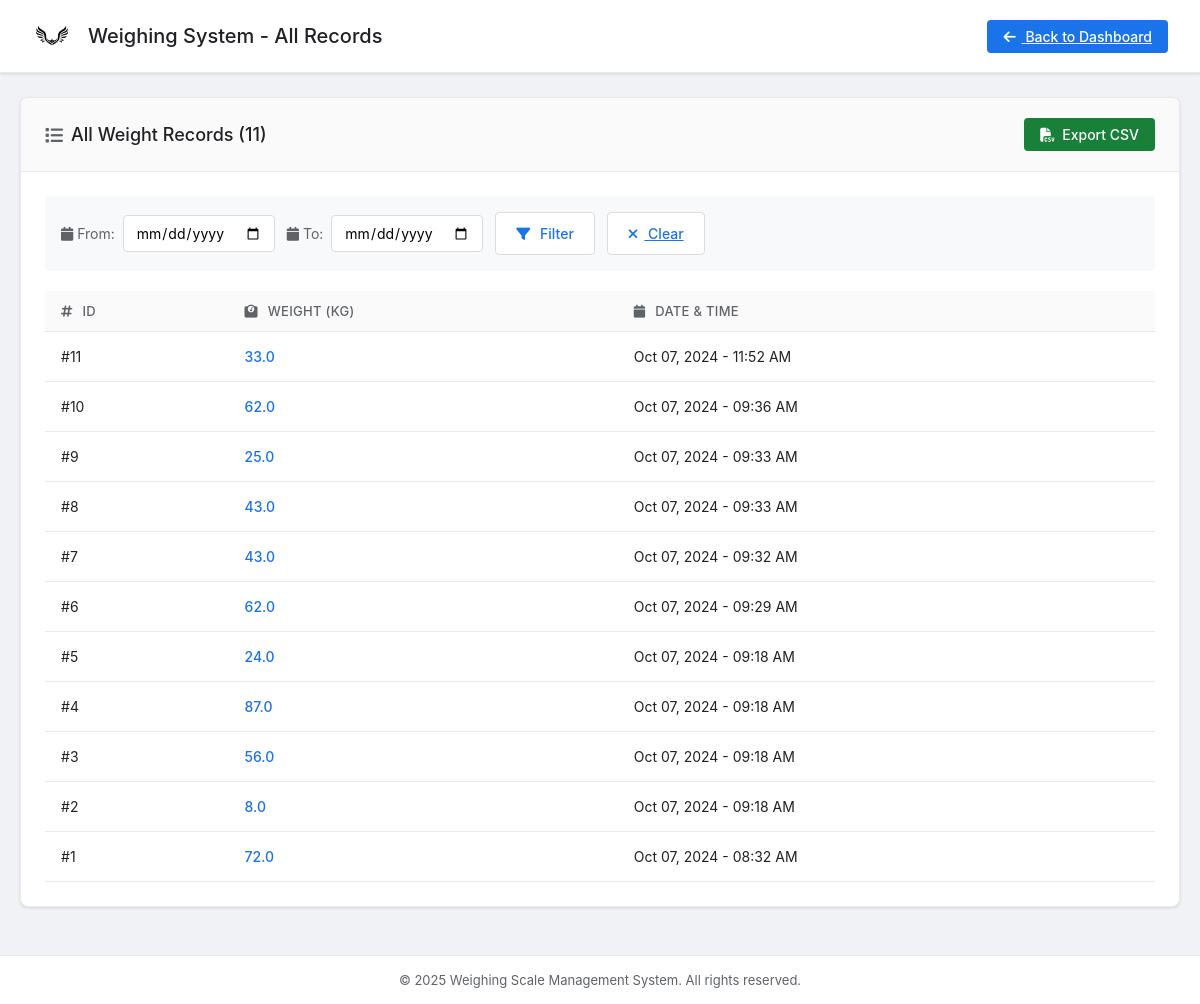
The page /all-records/ (signed in) on the database as committed earlier.
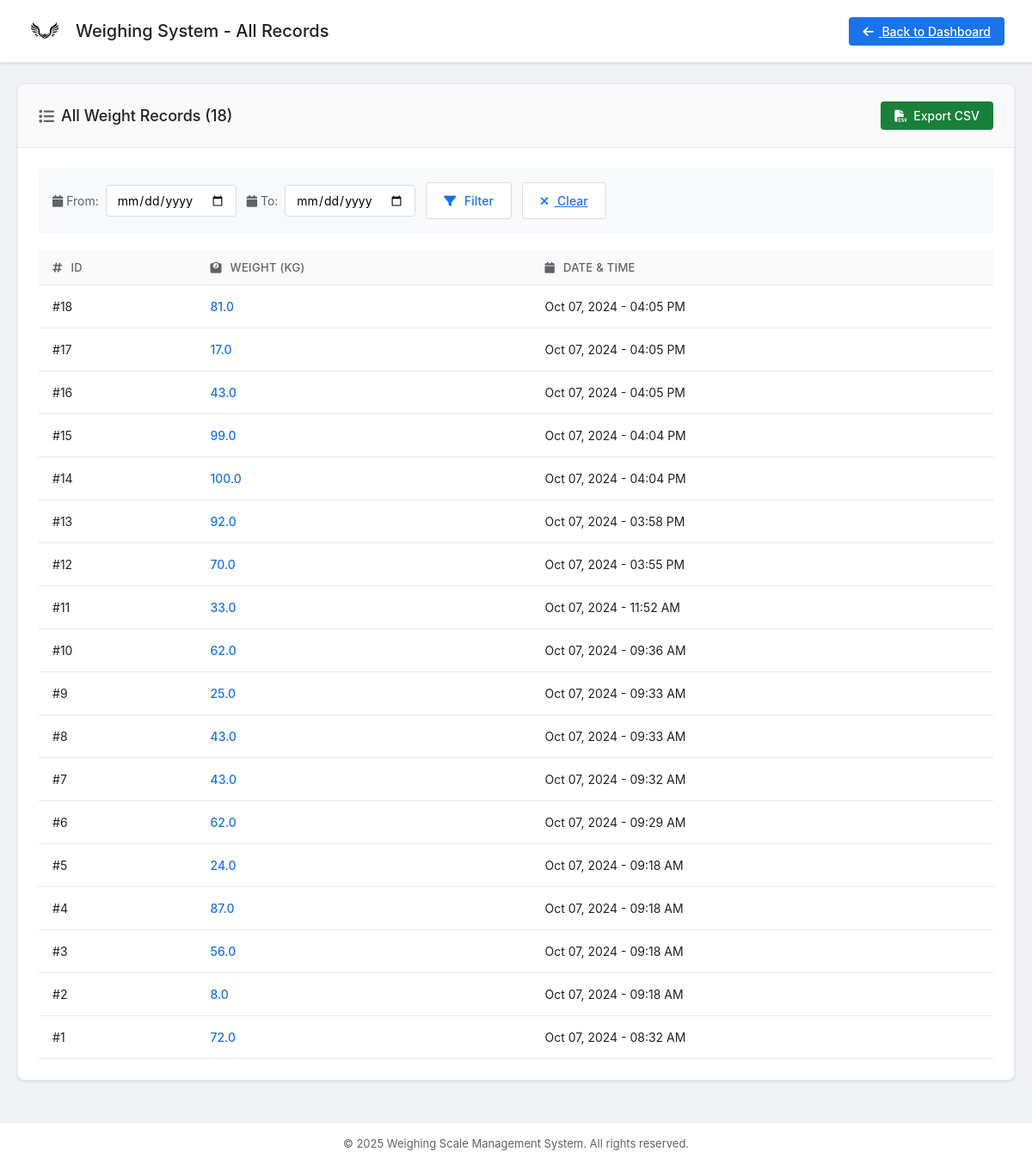
The same page on the database as committed later.
### authentication/models.py (models this page shows, shortened)
class WeightRecord(models.Model):
    user = models.ForeignKey(User, on_delete=models.CASCADE)
    weight = models.FloatField()
    created_at = models.DateTimeField(auto_now_add=True)

### authentication/views.py (the view)
# urls.py: path('all-records/', views.all_records, name='all_records'),
@login_required
def all_records(request):
    from django.core.paginator import Paginator
    all_records = WeightRecord.objects.filter(user=request.user).order_by('-created_at')
    date_from = request.GET.get('from')
    date_to = request.GET.get('to')
    if date_from:
        all_records = all_records.filter(created_at__date__gte=date_from)
    if date_to:
        all_records = all_records.filter(created_at__date__lte=date_to)
    paginator = Paginator(all_records, 20)  # 20 records per page
    page_number = request.GET.get('page', 1)
    page_obj = paginator.get_page(page_number)
    context = {
        'weight_records': page_obj,
        'total_records': all_records.count(),
        'page_obj': page_obj,
        'is_paginated': page_obj.has_other_pages(),
    }
    return render(request, 'all_records.html', context)

### templates/all_records.html (shortened to what this page needs)
{% load static %}
<!DOCTYPE html>
<html lang="en">
<head>
    <link rel="stylesheet" href="{% static 'css/dashboard.css' %}">
    <link rel="stylesheet" href="https://cdnjs.cloudflare.com/ajax/libs/font-awesome/6.4.0/css/all.min.css">
</head>
<body>
    <header>
        <div class="header-left">
            <img src="{% static 'images/1.png' %}" alt="Logo" class="header-logo">
            <h1 class="header-title">Weighing System - All Records</h1>
        </div>
        <nav class="user-menu">
            <a href="{% url 'home' %}" class="btn-logout" style="background: #1a73e8; color: white; border: none;">
                <i class="fas fa-arrow-left"></i> Back to Dashboard
            </a>
        </nav>
    </header>
    <div class="dashboard-container">
        <section class="card">
            <div class="card-header">
                <h2><i class="fas fa-list"></i> All Weight Records ({{ total_records }})</h2>
                <div class="header-actions">
                    <a href="{% url 'export_weights' %}" class="btn-export">
                        <i class="fas fa-file-csv"></i> Export CSV
                    </a>
                </div>
            </div>
            <div class="card-body">
                <form method="GET" class="filter-section">
                    <div class="filter-group">
                        <label><i class="fas fa-calendar"></i> From:</label>
                        <input type="date" name="from" value="{{ request.GET.from }}" class="filter-input">
                    </div>
                    <div class="filter-group">
                        <label><i class="fas fa-calendar"></i> To:</label>
                        <input type="date" name="to" value="{{ request.GET.to }}" class="filter-input">
                    </div>
                    <button type="submit" class="btn-secondary">
                        <i class="fas fa-filter"></i> Filter
                    </button>
                    <a href="{% url 'all_records' %}" class="btn-secondary">
                        <i class="fas fa-times"></i> Clear
                    </a>
                </form>
                {% if weight_records %}
                    <div class="table-responsive">
                        <table class="modern-table">
                            <thead>
                                <tr>
                                    <th><i class="fas fa-hashtag"></i> ID</th>
                                    <th><i class="fas fa-weight"></i> Weight (kg)</th>
                                    <th><i class="fas fa-calendar"></i> Date & Time</th>
                                </tr>
                            </thead>
                            <tbody>
                                {% for record in weight_records %}
                                    <tr>
                                        <td>#{{ record.id }}</td>
                                        <td><strong>{{ record.weight }}</strong></td>
                                        <td>{{ record.created_at|date:"M d, Y - h:i A" }}</td>
                                    </tr>
                                {% endfor %}
                            </tbody>
                        </table>
                    </div>
                {% else %}
                    <div class="empty-state">
                        <i class="fas fa-inbox"></i>
                        <p>No records found matching your criteria.</p>
                    </div>
                {% endif %}
            </div>
        </section>
    </div>
    <footer class="dashboard-footer">
        <p>&copy; 2025 Weighing Scale Management System. All rights reserved.</p>
    </footer>
</body>
</html>

### static/css/dashboard.css (style rules this page uses)
* { margin: 0; padding: 0; box-sizing: border-box; }
body { font-family: -apple-system, BlinkMacSystemFont, 'Segoe UI', Roboto, 'Helvetica Neue', Arial, sans-serif; background: #f0f2f5; color: #202124; min-height: 100vh; display: flex; flex-direction: column; }
header { background: #ffffff; color: #202124; padding: 16px 32px; display: flex; justify-content: space-between; align-items: center; box-shadow: 0 1px 3px rgba(0, 0, 0, 0.12); position: sticky; top: 0; z-index: 100; border-bottom: 1px solid #e8eaed; }
.header-left { display: flex; align-items: center; gap: 16px; }
.header-logo { height: 40px; }
.header-title { font-size: 20px; font-weight: 500; color: #202124; }
.user-menu { display: flex; align-items: center; gap: 24px; }
.btn-logout { background: #ffffff; color: #1a73e8; border: 1px solid #dadce0; padding: 8px 16px; border-radius: 4px; cursor: pointer; font-weight: 500; transition: all 0.2s ease; font-size: 14px; font-family: inherit; }
.btn-logout i { margin-right: 6px; }
.dashboard-container { max-width: 1400px; margin: 0 auto; padding: 24px 20px; flex: 1; width: 100%; }
.card { background: #ffffff; border-radius: 8px; box-shadow: 0 1px 3px rgba(0, 0, 0, 0.12); margin-bottom: 24px; overflow: hidden; border: 1px solid #e8eaed; }
.card-header { padding: 20px 24px; border-bottom: 1px solid #e8eaed; display: flex; justify-content: space-between; align-items: center; background: #fafafa; }
.card-header h2 { font-size: 18px; font-weight: 500; color: #202124; display: flex; align-items: center; gap: 8px; }
.card-header h2 i { color: #5f6368; }
.card-body { padding: 24px; }
.btn-secondary { background: #ffffff; color: #1a73e8; border: 1px solid #dadce0; padding: 12px 20px; border-radius: 4px; cursor: pointer; font-size: 14px; font-weight: 500; transition: all 0.2s ease; white-space: nowrap; font-family: inherit; }
.btn-secondary i { margin-right: 6px; }
.btn-export { background: #188038; color: white; border: none; padding: 8px 16px; border-radius: 4px; text-decoration: none; font-weight: 500; transition: background 0.2s ease; display: inline-flex; align-items: center; gap: 8px; font-size: 14px; }
.table-responsive { overflow-x: auto; }
.modern-table { width: 100%; border-collapse: collapse; }
.modern-table thead { background: #fafafa; border-bottom: 1px solid #e8eaed; }
.modern-table thead th { padding: 12px 16px; text-align: left; font-weight: 500; color: #5f6368; font-size: 13px; text-transform: uppercase; letter-spacing: 0.3px; }
.modern-table thead th i { margin-right: 6px; color: #5f6368; }
.modern-table tbody tr { border-bottom: 1px solid #e8eaed; transition: background-color 0.1s ease; }
.modern-table tbody td { padding: 16px; color: #202124; font-size: 14px; }
.modern-table tbody td strong { color: #1a73e8; font-weight: 500; }
.dashboard-footer { background: #ffffff; color: #5f6368; text-align: center; padding: 16px; margin-top: auto; border-top: 1px solid #e8eaed; }
.dashboard-footer p { margin: 0; font-size: 13px; }
.filter-section { display: flex; gap: 12px; margin-bottom: 20px; flex-wrap: wrap; padding: 16px; background: #f8f9fa; border-radius: 4px; }
.filter-group { display: flex; align-items: center; gap: 8px; }
.filter-group label { font-size: 14px; color: #5f6368; white-space: nowrap; }
.filter-input { padding: 8px 12px; border: 1px solid #dadce0; border-radius: 4px; font-size: 14px; font-family: inherit; }
.header-actions { display: flex; gap: 8px; }

Rows that differ between the two databases and show on the page:
added WeightRecord: id "18", weight "81.0", created_at "Oct 07, 2024 - 04:05 PM"
added WeightRecord: id "17", weight "17.0", created_at "Oct 07, 2024 - 04:05 PM"
added WeightRecord: id "16", weight "43.0", created_at "Oct 07, 2024 - 04:05 PM"
added WeightRecord: id "15", weight "99.0", created_at "Oct 07, 2024 - 04:04 PM"
added WeightRecord: id "14", weight "100.0", created_at "Oct 07, 2024 - 04:04 PM"
added WeightRecord: id "13", weight "92.0", created_at "Oct 07, 2024 - 03:58 PM"
added WeightRecord: id "12", weight "70.0", created_at "Oct 07, 2024 - 03:55 PM"
Other text that changed with them:
{{ total_records }}: "11" → "18"
